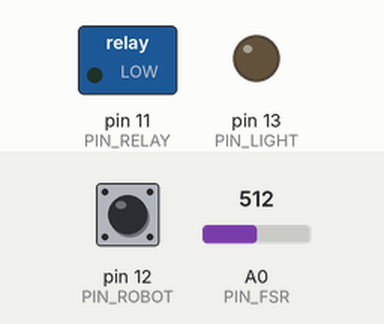
Bench run of a sketch on a simulated Arduino Uno, built with avr-gcc and run on an emulated ATmega328P. Parts: switched loads named in the sketch (green lamp = pin HIGH), output pins drawn as LEDs (lit = HIGH). The test bench sets the inputs (shaded band); at power-on: pin 12 (PIN_ROBOT) HIGH, A0 (PIN_FSR) = 512.

Above: at 1.2 s.
1.3 s: pin 12 (PIN_ROBOT) pulled LOW for 0.15 s
At 1.42 s:
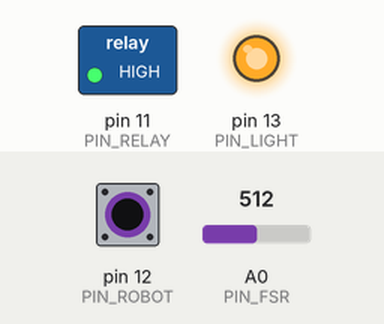
3.0 s: pin 12 (PIN_ROBOT) pulled LOW for 3.2 s
At 6.8 s:
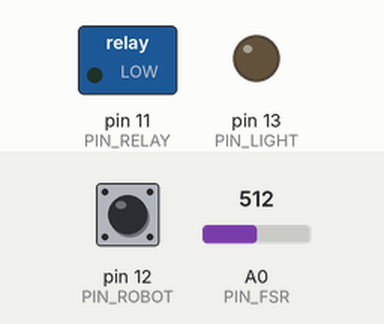
Timing chart, 0 to 8.3 s (numbered marks = the images above; inputs shaded):
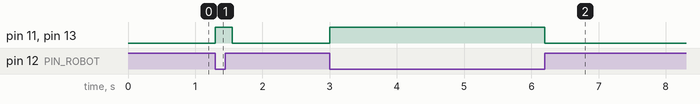

Measured:
- after the input at 1.3 s, pin 11 (PIN_RELAY), pin 13 (PIN_LIGHT): LOW → HIGH at once, → LOW 0.25 s later
- after the input at 3.0 s, pin 11 (PIN_RELAY), pin 13 (PIN_LIGHT): LOW → HIGH at once, → LOW 3.2 s later

The sketch:

03_Krakegg_Stage_01-_Arduino_Code.ino
```cpp
#define PIN_RELAY 11
#define PIN_ROBOT 12
#define PIN_LIGHT 13
#define PIN_FSR   A0

boolean relayState = false;
uint32_t lastChange = -1;
boolean lastState = false;

void setup() {
  Serial.begin(9600);
  pinMode(PIN_ROBOT, INPUT);
  pinMode(PIN_RELAY, OUTPUT);
  pinMode(PIN_LIGHT, OUTPUT);
  pinMode(PIN_FSR, INPUT);
}


void loop() {
  boolean robotSignal = !digitalRead(PIN_ROBOT);

  boolean relayState  = robotSignal;

  float sensorValue = analogRead(PIN_FSR);
//  Serial.println(sensorValue);
  if (sensorValue > 512) {
    relayState = false;
  }

  if (relayState != lastState) {
    // Debounce, only allow a change every 250ms
    if (millis() - lastChange < 250) {
      relayState = lastState;
    }
    else {
      lastState = relayState;
      lastChange = millis();
    }
  }

  digitalWrite(PIN_RELAY, relayState);
  digitalWrite(PIN_LIGHT, relayState);
}
```
